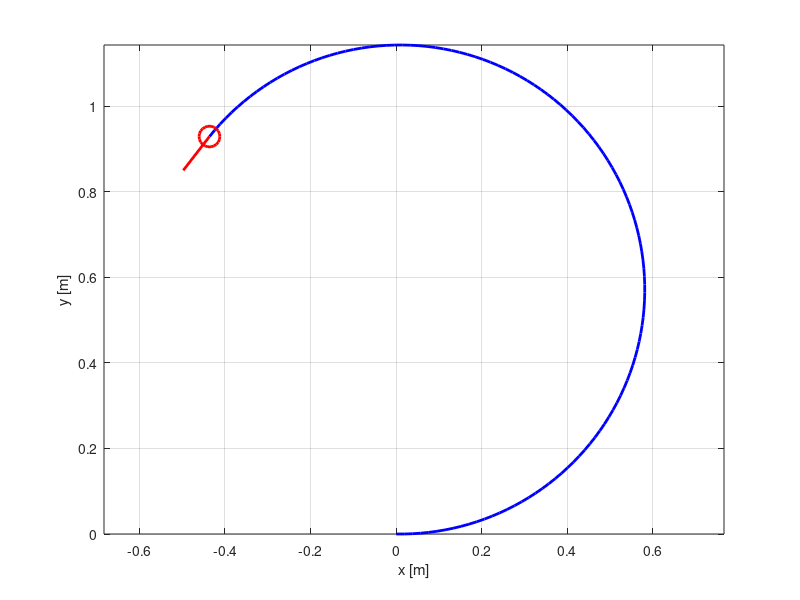

Write the MATLAB code that produced this figure.
% ==========================================
% Evoluindo a posição de um robô diferencial
% ==========================================
clear; clc; close all; % limpa toda a memória
% Posicao inicial do robô bidimensional: P = (x,y,th)
% Pode ser qualquer uma. Vamos escolher a origem só por conveniência.
P = [0, % x inicial do robô [m]
    0, % y inicial do robô [m]
    0]; % th inicial do robô [rad]
% Parâmetros do robô, obtidos do manual do fabricante, ou então, medidos
% diretamente no robô
% Raio da roda (r) [m]
r = 1/2 * (195/1000); % [m]
% Metade do comprimento do eixo das rodas (l) [m]
l = 1/2 * (381/1000); % [m]
% Lei de controle: velocidade das rodas do robô
% Para colocar o robô em movimento, deve-se, de fato, mudar as velocidades
% das duas rodas de acordo com a conveniência que se queira.
% Assim, determinar qual velocidade cada roda deve ter é o que, realmente,
% faz o robô cumprir uma determinada tarefa que se queira.
% No caso deste exemplo, escolheremos o valor que quisermos para ver os
% efeitos. Isso é interessante no início para ganhar a sensibilidade sobre
% como o robô responde a diferentes estímulos. Faça testes com diferentes
% situações para ver como o robô se comporta.
% Velocidade angular da roda esquerda (dphi_l = wl) [rad/s] (Escolha:)
wl = deg2rad(30); % [rad/s]
% Velocidade angular da roda direita (dphi_r = wr) [rad/s] (Escolha:)
wr = deg2rad(60); % [rad/s]
% Cálculo da velocidade do ponto-médio (robô).
% Utilizando as relações desenvolvidas na aula, calcula-se o par (v,w) do
% ponto-médio, o ponto que generaliza todas as partes do robô.
% Velocidade linear (velocidade de translação) [m/s]:
v = r/2 * (wr + wl); % [m/s]
% Velocidade angular (velocidade de rotação) [rad/s]:
w = r/(2*l) * (wr - wl); % [rad/s]
% Tempo de amostragem da simulação. O intervalo de tempo entre um instante
% e outro a ser considerado na simulação.
dt = 0.25; % [s]
% Armazenamento das posições do robô. Histórico de todas as posições que o
% robô passou, desde o início (instante t=0) até o momento atual (t).
R = P; % armazenamento do histórico de posições do robô.
% Tempo máximo de simulação [s]. Mude para o tempo que quiser.
tmax = 30; % [s]
% Simulação de velocidade linear por uma quantidade de tempo
for t = 0:dt:tmax % para cada um dos instantes de tempo 't'
    % Posição angular (theta) atual (conhecida) do robô. Ou seja, a posição
    % atual é a última posição conhecida, a posição do instante anterior.
    % th(t-1):
    th = P(3); % Esta linha não é necessária, somente por motivos didáticos.
    % No caso deste exemplo, as velocidades (v,w) serão constantes,
    % portanto não há necessidade de calculá-las aqui. Vamos deixá-las
    % aqui somente por motivos didáticos. No entanto, em programas com
    % algoritmos de controle, ou com joysticks (teleoperação), elas mudam
    % em todos os instantes de tempo 't', e é necessário obtê-las sempre.
    % Velocidade linear (velocidade de translação) [m/s]:
    v = r/2 * (wr + wl); % [m/s]
    % Velocidade angular (velocidade de rotação) [rad/s]:
    w = r/(2*l) * (wr - wl); % [rad/s]
    % Cálculo da variação da velocidade no instante de tempo 't' atual
    % Utilizando (v,w) obtidos, decompõe-se ambas em todos os eixos do
    % frame inercial, de modo a ter a contribuição de cada um deles.
    dP = [v * cos(th),           % v_x(t) é a decomposição em x de v(t)
          v * sin(th),           % v_y(t) é a decomposição em y de v(t)
          w];                    % w(t) é o próprio w(t)

    % Calcula a nova posição do robô no tempo 't' atual
    % Para atualizar a posição atual P(t-1) para a posição nova P(t), é
    % necessário integrar (somar) as contribuições de cada uma das
    % velocidades na posição. A velocidade é a variação da posição no
    % tempo, assim, a cada instante 'dt', tem-se sua contribuição.
    % Assim: P_nova = P_atual + dP_novo * dt
    P = P + dP * dt;
    % Armazena as posições do robô ao longo do tempo (histórico)
    R = [R , P];                % o histórico será útil para o plot dos dados.
    % É possível armazenar tudo diretamente em 'P', porém, por motivos
    % didáticos, resolvi separar o armazenamento, para clarificar.
    % ----- Plot dos resultados -----
    % Histórico de posições: o 'rastro' do robô, por onde ele passou.
    plot(R(1,:) , R(2,:) , 'b' , 'linewidth' , 2); hold on;
    % Posição atual do robô: onde ele está no momento atual 't'
    plot(P(1) , P(2) , 'or' , 'linewidth' , 2 , 'markersize' , 15)
    % Orientação atual do robô: para onde ele aponta no momento atual 't'
    plot([P(1) P(1)+0.1*cos(P(3))] , [P(2) P(2)+0.1*sin(P(3))] , 'r' , 'linewidth' , 2)
    hold off;axis equal; xlabel('x [m]'); ylabel('y [m]');grid on;
    drawnow
end